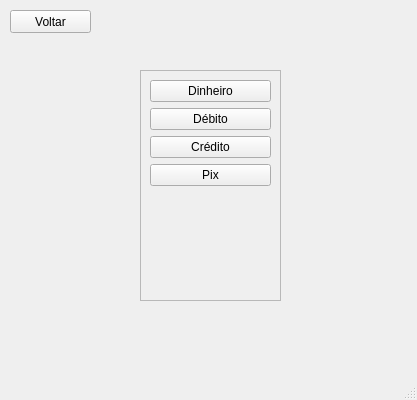
<?xml version="1.0" encoding="UTF-8"?>
<ui version="4.0">
 <class>MainWindow</class>
 <widget class="QMainWindow" name="MainWindow">
  <property name="geometry">
   <rect>
    <x>0</x>
    <y>0</y>
    <width>417</width>
    <height>400</height>
   </rect>
  </property>
  <property name="windowTitle">
   <string>MainWindow</string>
  </property>
  <widget class="QWidget" name="centralwidget">
   <widget class="QPushButton" name="pushButton">
    <property name="geometry">
     <rect>
      <x>10</x>
      <y>10</y>
      <width>81</width>
      <height>23</height>
     </rect>
    </property>
    <property name="styleSheet">
     <string notr="true">font: 12pt &quot;Arial&quot;;</string>
    </property>
    <property name="text">
     <string>Voltar</string>
    </property>
   </widget>
   <widget class="QFrame" name="frame">
    <property name="geometry">
     <rect>
      <x>140</x>
      <y>70</y>
      <width>141</width>
      <height>231</height>
     </rect>
    </property>
    <property name="frameShape">
     <enum>QFrame::StyledPanel</enum>
    </property>
    <property name="frameShadow">
     <enum>QFrame::Raised</enum>
    </property>
    <layout class="QVBoxLayout" name="verticalLayout">
     <item>
      <widget class="QPushButton" name="pushButton_2">
       <property name="text">
        <string>Dinheiro</string>
       </property>
      </widget>
     </item>
     <item>
      <widget class="QPushButton" name="pushButton_3">
       <property name="text">
        <string>Débito</string>
       </property>
      </widget>
     </item>
     <item>
      <widget class="QPushButton" name="pushButton_4">
       <property name="text">
        <string>Crédito</string>
       </property>
      </widget>
     </item>
     <item>
      <widget class="QPushButton" name="pushButton_5">
       <property name="text">
        <string>Pix</string>
       </property>
      </widget>
     </item>
     <item>
      <spacer name="verticalSpacer">
       <property name="orientation">
        <enum>Qt::Vertical</enum>
       </property>
       <property name="sizeHint" stdset="0">
        <size>
         <width>20</width>
         <height>92</height>
        </size>
       </property>
      </spacer>
     </item>
    </layout>
   </widget>
  </widget>
  <widget class="QMenuBar" name="menubar">
   <property name="geometry">
    <rect>
     <x>0</x>
     <y>0</y>
     <width>417</width>
     <height>21</height>
    </rect>
   </property>
  </widget>
  <widget class="QStatusBar" name="statusbar"/>
 </widget>
 <resources/>
 <connections/>
</ui>
